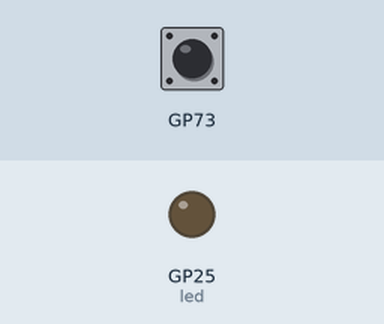
Simulated run of this program. Board: Raspberry Pi Pico running MicroPython. Parts: output pins drawn as LEDs (lit = HIGH). Inputs (shaded band) come from the test bench. What the program prints to the serial console is not drawn.

Above: at 1.2 s.
1.3 s: BOOTSEL button pressed for 0.15 s
At 1.38 s:
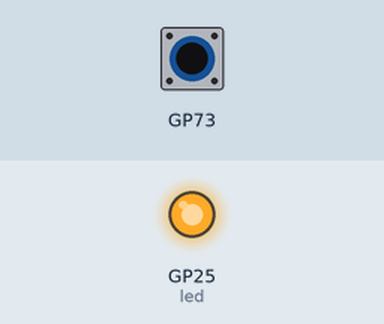
2.9 s: BOOTSEL button pressed for 3.2 s
At 7.1 s:
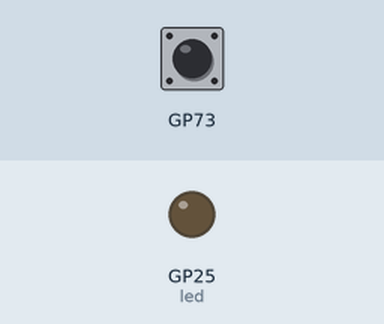
Timing chart, 0 to 8.6 s (numbered marks = the images above; inputs shaded):
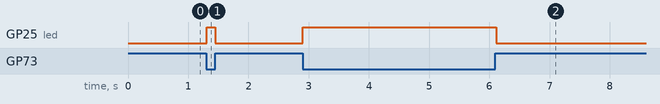

Measured:
- after the input at 1.3 s, GP25 (led): LOW → HIGH at once, → LOW 0.14 s later
- after the input at 2.9 s, GP25 (led): LOW → HIGH at once, → LOW 3.2 s later

The program:

main.py
```python
import rp2
from machine import Pin
import time

led = Pin(25, Pin.OUT)  # onboard LED

print("Pico ready — press the BOOTSEL button!")

was_pressed = False

while True:
    pressed = rp2.bootsel_button() == 1

    if pressed and not was_pressed:
        print("Button pressed!")
        led.on()

    if not pressed and was_pressed:
        led.off()

    was_pressed = pressed
    time.sleep(0.02)
```
